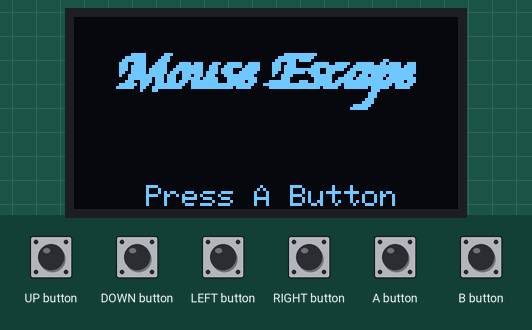
Recording of a sketch running on a simulated Arduboy, built with avr-gcc and run on an emulated ATmega32U4. On the bench: 128×64 one-colour display. The inputs (shaded band) are chosen by the test bench. Random numbers use the default seed unless the sketch sets one.

Above: at 4.2 s.
4.3 s: A button pressed for 0.15 s
At 5.0 s:
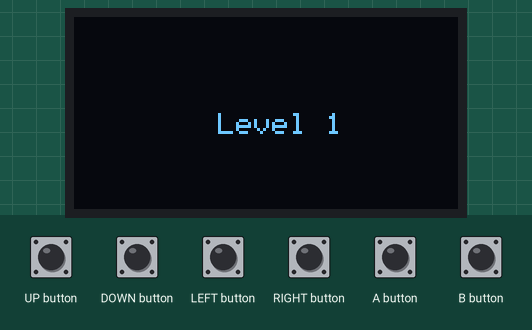
7.4 s: UP button pressed for 0.15 s
At 7.67 s:
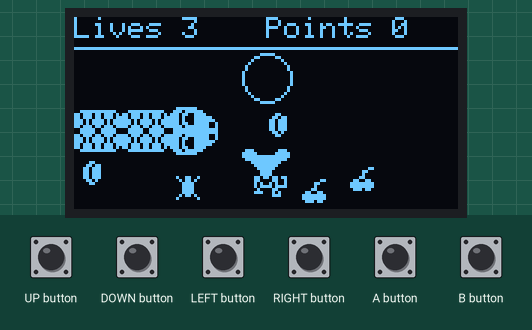
8.1 s: DOWN button pressed for 0.15 s
At 8.29 s:
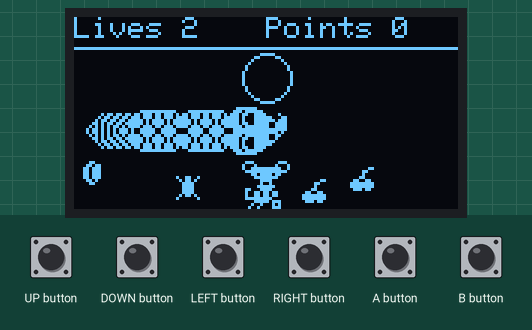
8.8 s: LEFT button pressed for 0.15 s
At 9.03 s:
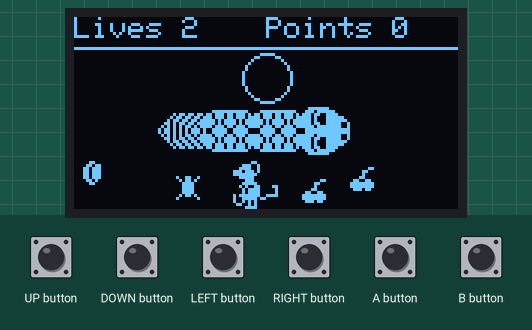
9.5 s: RIGHT button pressed for 0.15 s
At 9.78 s:
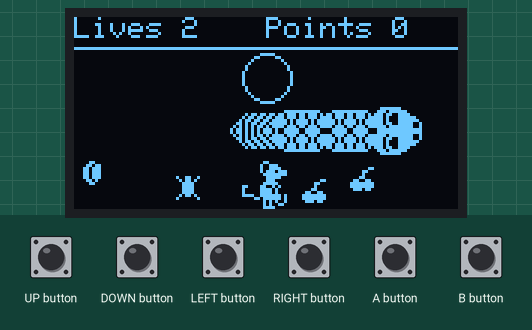
10.2 s: LEFT button pressed for 1 s
At 14.0 s:
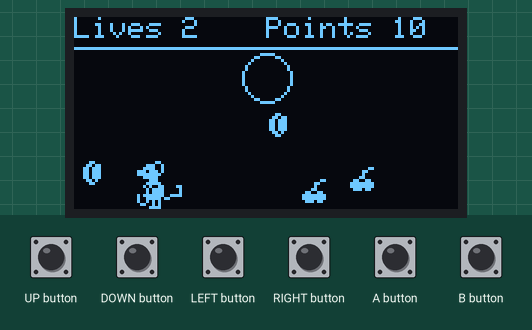

The sketch:

MouseEscape.ino
```cpp
#include <Arduboy2.h>
#include <Sprites.h>
#include "Bitmaps.h"
#include "Maus.h"
#include "Food.h"
#include "Level.h"

enum class GameState : unsigned char
{
  Title, Play, Pause, Win, GameOver
};

Arduboy2 ab;
Sprites sprites;
GameState gameState = GameState::Title;
const byte FPS = 60;

Maus maus;
byte frame = 6;
Level level;

void setup()
{
  ab.begin();
  ab.clear();
  sprites.drawSelfMasked(0,0, ArduboyTitle_RetrobitCoder, 0);
  ab.display();
  ab.delayShort(3000);
  ab.clear();
  ab.initRandomSeed();
}

void titleScreen()
{
  sprites.drawSelfMasked(0,0, gameTitle, 0);
  ab.setCursor(24, HEIGHT - 8);
  ab.print("Press A Button");

  if (ab.justPressed(A_BUTTON))
  {
    gameState = GameState::Play;
    ab.delayShort(200);
    maus.setInvincible(false);
    level.setLives(3);
    level.start(&maus);
  }
}

void draw()
{
  if(maus.getInvincible() && (maus.getInvCount() % 3) == 0) sprites.drawErase(maus.getX(), maus.getY(), mouseSprite, frame);
  else sprites.drawSelfMasked(maus.getX(), maus.getY(), mouseSprite, frame);
  level.levelDraw(&sprites);
}

void boundaryCheck()
{
  byte x = maus.getX();
  byte y = maus.getY();

  if(y + mouseSprite[1] > HEIGHT && y < 200) y = HEIGHT - mouseSprite[1];
  else if(y > 200 || y < 11) y = 11;


  if(x + mouseSprite[0] > WIDTH && x < 200) x = WIDTH - mouseSprite[0];
  else if(x > 200) x = 0;

  maus.updateMaus(x, y);
}

void updateGame()
{
  if (ab.pressed(LEFT_BUTTON))
  {
    if (frame == 2) frame = 3;
    else frame = 2;

    maus.updateMaus(maus.getX() - maus.getSpeed(), maus.getY());
  }
  else if (ab.pressed(RIGHT_BUTTON))
  {
    if (frame == 4) frame = 5;
    else frame = 4;

    maus.updateMaus(maus.getX() + maus.getSpeed(), maus.getY());
  }
  else if (ab.pressed(UP_BUTTON))
  {
    if (frame == 6) frame = 7;
    else frame = 6;

    maus.updateMaus(maus.getX(), maus.getY() - maus.getSpeed());
  }
  else if (ab.pressed(DOWN_BUTTON))
  {
    if (frame == 0) frame = 1;
    else frame = 0;

    maus.updateMaus(maus.getX(), maus.getY() + maus.getSpeed());
  }

  boundaryCheck();
  level.collisionCheck(&maus);
  level.levelUpdate();

  if(maus.getInvincible() && maus.getInvCount() == FPS) maus.setInvincible(false);

  if (level.levelState() == LevelState::Won) gameState = GameState::Win;
  else if(level.levelState() == LevelState::Lost) gameState = GameState::GameOver;
}

void gameLoop()
{
  ab.clear();
  draw();
  ab.delayShort(100);
  updateGame();
  if(ab.justPressed(A_BUTTON)) gameState = GameState::Pause;
}

void gameWon()
{
  ab.clear();
  sprites.drawSelfMasked(0,0, win, 0);

  if(ab.pressed(A_BUTTON))
  {
    gameState = GameState::Title;
    ab.clear();
  }
}

void gameLost()
{
  ab.clear();
  sprites.drawSelfMasked(0,0, lose, 0);
  ab.setCursor(24, HEIGHT - 8);
  ab.print("Press A Button");

  if(ab.pressed(A_BUTTON))
  {
    gameState = GameState::Title;
    ab.clear();
  }
}

void gamePause()
{
  ab.setCursor(WIDTH/2 - 16, HEIGHT/2);
  ab.print("Paused");
  if(ab.justPressed(A_BUTTON)) gameState = GameState::Play;
}

void loop()
{
  if (!ab.nextFrame()) return;

  ab.pollButtons();

  switch (gameState)
  {
    case GameState::Title:
      titleScreen();
      break;
    case GameState::Play:
      gameLoop();
      break;
    case GameState::Pause:
      gamePause();
      break;
    case GameState::Win:
      gameWon();
      break;
    case GameState::GameOver:
      gameLost();
      break;
  }

  ab.display();
}
```

Food.cpp
```cpp
#include "Food.h"

/*** Public ***/

Food::Food(byte x, byte y, byte value, byte frame)
{
  this->x = x;
  this->y = y;
  this->value = value;
  this->frame = frame;
}

byte Food::getX()
{
  return this->x;
}

byte Food::getY()
{
  return this->y;
}

byte Food::getValue()
{
  return this->value;
}

byte Food::getFrame()
{
  return this->frame;
}
```

Food.h
```cpp
#ifndef food_h
#define food_h

#include <Arduboy2.h>

class Food
{
  public:
    Food(byte x, byte y, byte value, byte frame);
    byte getX();
    byte getY();
    byte getValue();
    byte getFrame();
  private:
    byte x;
    byte y;
    byte value;
    byte frame;
};

#endif
```

Level.cpp
```cpp
#include "Level.h"

void Level::start(Maus* mouse)
{
  setNum(getLevelNum() + 1);

  if (levelState() == LevelState::Running)
  {
    cleanUp();
    drawLevelCard();
    makeFoodList();
    makeEnemyList();
    mouse->updateMaus(WIDTH / 2 - mouseSprite[0]/2, HEIGHT - mouseSprite[1]);
  }
}

void Level::levelUpdate()
{
  enemyNode* current = enemyRoot;
  byte x = 0;
  byte y = 0;
  while (current != NULL)
  {
    if (current->snake != NULL)
    {
      y = current->snake->getY();
      x = current->snake->getX();
      switch(current->snake->getFacing())
      {
        case 'u':
          y -= current->snake->getSpeed();
          break;
        case 'd':
          y += current->snake->getSpeed();
          break;
        case 'r':
          x += current->snake->getSpeed();
          break;
        case 'l':
          x -= current->snake->getSpeed();
          break;
      }
      current->snake->updateSnake(x,y);
    }
    current = current->next;
  }
}

void Level::levelDraw(Sprites* sprite)
{
  drawStatusBar();
  drawGoal();
  foodNode* foodNode = foodRoot;
  while (foodNode != NULL)
  {
    if (foodNode->food != NULL) sprite->drawSelfMasked(foodNode->food->getX(), foodNode->food->getY(), foodSprites, foodNode->food->getFrame());
    foodNode = foodNode->next;
  }
  drawSnakes(sprite);
}

void Level::collisionCheck(Maus* mouse)
{
  byte x1 = mouse->getX();
  byte y1 = mouse->getY();
  byte x2 = x1 + mouseSprite[0];
  byte y2 = y1 + mouseSprite[1];
  Rect mouseRect = Rect(mouse->getX(), mouse->getY(), mouseSprite[0], mouseSprite[1]);
  Rect goalRect(goalX - 2, goalY, goalRadius/2, goalRadius/2);

  foodNode* foodNode = foodRoot;
  /* check food collision */
  while (foodNode != NULL)
  {
    if (foodNode->food != NULL)
    {
      if(ab.collide(Rect(foodNode->food->getX(), foodNode->food->getY(), foodSprites[0], foodSprites[1]), mouseRect))
      {
        collectedFood();
        addPoints(foodNode->food->getValue());
        delete foodNode->food;
        foodNode->food = NULL;
      }
    }
    foodNode = foodNode->next;
  }
  /* check goal collision */
  if(ab.collide(goalRect, mouseRect))
  {
    start(mouse);
  }

  /* snake collision */
  enemyNode* enemyNode = enemyRoot;
  while(enemyNode != NULL)
  {
    if(!mouse->getInvincible() && ab.collide(mouseRect, enemyNode->snake->getBody()))
    {
      playerDied();
      mouse->updateMaus(WIDTH / 2 - mouseSprite[0]/2, HEIGHT - mouseSprite[1]);
      mouse->setInvincible(true);
      break;
    }
    enemyNode = enemyNode->next;
  }
}

/* Private */
bool Level::spotIsTaken(byte x, byte y)
{
  foodNode* current = foodRoot;
  if (x > goalX - (2 * goalRadius) && x < goalX + (2 * goalRadius))
  {
    if (y > goalY - (2 * goalRadius) && y < goalY + (2 * goalRadius))
    {
      return true;
    }
  }

  while (current != NULL)
  {
    if (current->food->getX() == x && current->food->getY() == y)
      return true;
    else current = current->next;
  }
  return false;
}

byte Level::getFoodValue()
{
  byte value1 = 0;
  byte value2 = 0;
  byte value3 = 0;
  byte value = 0;

  foodNode* current = foodRoot;
  while (current != NULL)
  {
    value = current->food->getValue();
    if (value == 1) value1++;
    else if (value == 5) value2++;
    else if (value == 10) value3++;

    current = current->next;
  }

  if (value1 < 2) return 1;
  if (value2 < 2) return 5;
  else return 10;
}

void Level::makeFoodList()
{
  foodRoot = new foodNode;
  foodRoot->food = new Food(WIDTH / 2, HEIGHT / 2, 1, 0);
  foodRoot->next = NULL;

  foodNode* current = foodRoot;
  byte x = 0;
  byte y = 0;
  byte value = 0;
  byte frame = 0;

  for (int i = 0; i < AMOUNT_FOOD - 1; i++)
  {
    foodNode* food = new foodNode;
    x = random(WIDTH - foodSprites[0]);
    y = random(11, HEIGHT - foodSprites[1]);

    while (spotIsTaken(x, y))
    {
      x = random(WIDTH - foodSprites[0]);
      y = random(11, HEIGHT - foodSprites[1]);
    }

    value = getFoodValue();
    switch (value)
    {
      case 1:
        frame = 0;
        break;
      case 5:
        frame = 1;
        break;
      case 10:
        frame = 2;
        break;
      default:
        frame = 0;
        break;
    }

    food->food = new Food(x, y, value, frame);
    food->next = NULL;
    current->next = food;
    current = food;
  }
}

void Level::makeEnemyList()
{
  enemyRoot = new enemyNode;
  enemyRoot->snake = new Snake(0, HEIGHT / 2 - 2, 'r', 3);
  enemyRoot->next = NULL;
  enemyNode* current = enemyRoot;

  int maxEnemies = (getLevelNum() / 5);
  for (int i = 1; i <= maxEnemies; i++)
  {
    enemyNode* enemy = new enemyNode;
    enemy->next = NULL;
    current->next = enemy;
    switch (i)
    {
      case 1:
        enemy->snake = new Snake(WIDTH, 12, 'l', 3);
        break;
      case 2:
        enemy->snake = new Snake(WIDTH / 8, 0, 'd', 3);
        break;
      case 3:
        enemy->snake = new Snake((7 * WIDTH) / 8, HEIGHT, 'u', 3);
        break;
    }
    current = enemy;
  }
}

void Level::drawStatusBar()
{
  String string;
  ab.setCursor(0, 0);
  string = getLives();
  ab.print("Lives " + string);
  ab.setCursor(WIDTH / 2, 0);
  string = getPoints();
  ab.print("Points " + string);
  ab.drawLine(0, 10, WIDTH, 10, WHITE);
}

void Level::drawGoal()
{
  ab.drawCircle(goalX, goalY, goalRadius);
}

void Level::drawLevelCard()
{
  ab.clear();
  ab.setCursor(WIDTH / 2 - 16, HEIGHT / 2);
  String string;
  string = getLevelNum();
  ab.print("Level " + string);
  ab.display();
  ab.delayShort(2000);
}

void Level::drawSnakes(Sprites* sprite)
{
  enemyNode* current = enemyRoot;
  while (current != NULL)
  {
    if (current->snake != NULL) current->snake->drawSnake(sprite);
    current = current->next;
  }
}

void Level::cleanUp()
{
  foodNode* current = foodRoot;
  foodNode* next = NULL;
  while (current != NULL)
  {
    delete current->food;
    next = current->next;
    if (next != NULL) delete current;
    current = next;
  }

  enemyNode* enCurrent = enemyRoot;
  enemyNode* enNext = enemyRoot->next;
  while (enCurrent != NULL)
  {
    delete enCurrent->snake;
    if (enNext != NULL) delete enCurrent;
    enCurrent = enNext;
    enNext = enCurrent->next;
  }
}
```

Level.h
```cpp
#include "Level_Abst.h"

class Level : public Level_Abst
{
  public:
    Level() {}
    void start(Maus* mouse);
    void levelUpdate();
    void levelDraw(Sprites* sprite);
    void collisionCheck(Maus* mouse);

  private:
    byte AMOUNT_FOOD = 5;
    foodNode* foodRoot;
    enemyNode* enemyRoot;
    bool spotIsTaken(byte x, byte y);
    byte getFoodValue();
    void makeFoodList();
    void makeEnemyList();
    void drawStatusBar();
    void drawGoal();
    void drawLevelCard();
    void drawSnakes(Sprites* sprite);
    void cleanUp();
};
```

Level_Abst.h
```cpp
#ifndef level_h
#define level_h

#include <Arduboy2.h>
#include "Bitmaps.h"
#include "Maus.h"
#include "Food.h"
#include "Snake.h"

enum class LevelState : unsigned char
{
  Won, Lost, Running
};

struct foodNode
{
  Food* food;
  foodNode* next;
};

struct enemyNode
{
  Snake* snake;
  enemyNode* next;
};

class Level_Abst
{
  public:
    Arduboy2 ab;
    byte levelNum = 0;
    byte goalX = WIDTH/2;
    byte goalY = 20;
    byte goalRadius = mouseSprite[0]/2;
    virtual void start(Maus* mouse) = 0;
    virtual void levelUpdate() = 0;
    virtual void levelDraw(Sprites* sprite) = 0;
    virtual void collisionCheck(Maus* mouse) = 0;

    LevelState levelState()
    {
      return state;
    }

    int getLevelNum()
    {
      return levelNum;
    }

    void playerDied()
    {
      if (lives == 0) state = LevelState::Lost;
      else lives--;
    }

    void lifeUp()
    {
      if (foodCollected == 10)
      {
        lives++;
        foodCollected = 0;
      }
    }
    unsigned int getLives()
    {
      return lives;
    }

    /* should only be called after game is lost and starting over */
    void setLives(unsigned int num)
    {
      lives = num;
      state = LevelState::Running;
      levelNum = 0;
    }

    void setNum(int num)
    {
      levelNum = num;
      if (levelNum > 20) state = LevelState::Won;
    }

    void addPoints(unsigned int amount)
    {
      points += amount;
    }

    unsigned int getPoints()
    {
      return points;
    }

    void collectedFood()
    {
      foodCollected++;
      lifeUp();
    }

  private:
    LevelState state = LevelState::Running;
    unsigned int lives = 3;
    byte foodCollected = 0;
    unsigned int points = 0;
};

#endif
```

Maus.cpp
```cpp
#include "Maus.h"

/*** Public ***/

byte Maus::getX()
{
  return this->x;
}

byte Maus::getY()
{
  return this->y;
}

byte Maus::getSpeed()
{
  return this->moveSpeed;
}

byte Maus::getInvCount()
{
  return this->invincibleCount;
}

void Maus::updateMaus(byte newX, byte newY)
{
  this->x = newX;
  this->y = newY;
  if(this->isInvincible) this->invincibleCount++;
}

bool Maus::getInvincible()
{
  return this->isInvincible;
}

void Maus::setInvincible(bool isInv)
{
  this->isInvincible = isInv;
  if(!isInv) this->invincibleCount = 0;
}
/*** Private ***/
```

Maus.h
```cpp
#ifndef maus_h
#define maus_h

#include <Arduboy2.h>

class Maus
{
  public:
    Maus(){};
    byte getX();
    byte getY();
    byte getSpeed();
    byte getInvCount();
    void updateMaus(byte newX, byte newY);
    void setInvincible(bool isInv);
    bool getInvincible();
  private:
    byte x;
    byte y;
    byte moveSpeed = 4;
    byte invincibleCount = 0;
    bool isInvincible = false;
};

#endif
```

Snake.cpp
```cpp
#include "Snake.h"

/*** Public ***/

Snake::Snake(byte startX, byte startY, char initDir, byte bodyLength)
{
  this->x = startX;
  this->y = startY;
  this->facing = initDir;
  this->len = bodyLength;
  switch(this->facing)
  {
    case 'u':
      this->frame = 0;
      break;
    case 'd':
      this->frame = 5;
      break;
    case 'r':
      this->frame = 6;
      break;
    case 'l':
      this->frame = 9;
      break;
  }
}

byte Snake::getX()
{
  return this->x;
}

byte Snake::getY()
{
  return this->y;
}

byte Snake::getSpeed()
{
  return this->moveSpeed;
}

char Snake::getFacing()
{
  return this->facing;
}

Rect Snake::getBody()
{
  switch(facing)
  {
    case 'l':
      if(this->x > (WIDTH * 2) - (this->len * snakeSprite[0]))
        return Rect(0, this->y, (this->len + 1) * snakeSprite[0] - ((WIDTH * 2) - this->x), snakeSprite[1]);
      else return Rect(this->x, this->y, (this->len + 1) * snakeSprite[0], snakeSprite[1]);
    case 'r':
      if(this->x <= (this->len + 1) * snakeSprite[0]) return Rect(0, this->y, this->x + snakeSprite[0], snakeSprite[1]);
      else return Rect(this->x - (len * snakeSprite[0]), this->y, (this->len + 1) * snakeSprite[0], snakeSprite[1]);
    case 'u':
      if(this->y > (WIDTH * 2) - (this->len * snakeSprite[1]))
        return Rect(this->x, 0, snakeSprite[0], (this->len + 1) * snakeSprite[1] - ((WIDTH * 2) - this->y));
      else return Rect(this->x, this->y, snakeSprite[0], (this->len + 1) * snakeSprite[1]);
    case 'd':
      if(this->y <= (this->len + 1) * snakeSprite[1]) return Rect(this->x, 0, snakeSprite[0], this->y + snakeSprite[1]);
      else return Rect(this->x, this->y - (this->len * snakeSprite[1]), snakeSprite[0], (this->len + 1) * snakeSprite[1]);
  }
}

void Snake::updateSnake(byte newX, byte newY)
{
  this->x = newX;
  this->y = newY;
}

void Snake::drawSnake(Sprites* sprite)
{
  sprite->drawOverwrite(this->x,this->y, snakeSprite, this->frame);

  byte x;
  byte y;
  byte frame;

  for(int i = 1; i <= this->len; i++)
  {
    if(i == this->len)
    {
      frame = getFrame(this->facing, true);
      x = getBodyPos1(this->facing, this->x, this->y, this->len);
      y = getBodyPos2(this->facing, this->x, this->y, this->len);
    }
    else{
      frame = getFrame(this->facing, false);
      x = getBodyPos1(this->facing, this->x, this->y, this->len - i);
      y = getBodyPos2(this->facing, this->x, this->y, this->len - i);
    }
    sprite->drawOverwrite(x, y, snakeSprite, frame);
  }
}

/*** Private ***/
byte Snake::getBodyPos1(char facing, byte x, byte y, byte bodyIndex)
{
  switch(facing)
  {
    case 'l':
      return (x + (bodyIndex * snakeSprite[0]));
    case 'r':
      return (x - (bodyIndex * snakeSprite[0]));
    case 'u':
    case 'd':
      return x;
  }
}

byte Snake::getBodyPos2(char facing, byte x, byte y, byte bodyIndex)
{
  switch(facing)
  {
    case 'l':
    case 'r':
      return y;
    case 'u':
      return (y + (bodyIndex * snakeSprite[1]));
    case 'd':
      return (y - (bodyIndex * snakeSprite[1]));
  }
}

byte Snake::getFrame(char facing, bool isTail)
{
  switch(facing)
  {
    case 'l':
      if(isTail) return 11;
      else return 10;
    case 'r':
      if(isTail) return 8;
      else return 7;
    case 'u':
      if(isTail) return 2;
      else return 1;
    case 'd':
      if(isTail) return 3;
      else return 4;
  }
}
```

Source omitted: Bitmaps.h (data table, 26998 bytes), Snake.h (data table, 3183 bytes)

Measured:
- after the input at 4.3 s, the display: changes after 0.25 s (image 1)
- what the display in image 1 shows lasts 2.1 s, from 4.6 s to 6.7 s
- what the display in image 6 shows lasts 0.8 s, from 13.5 s to 14.3 s
